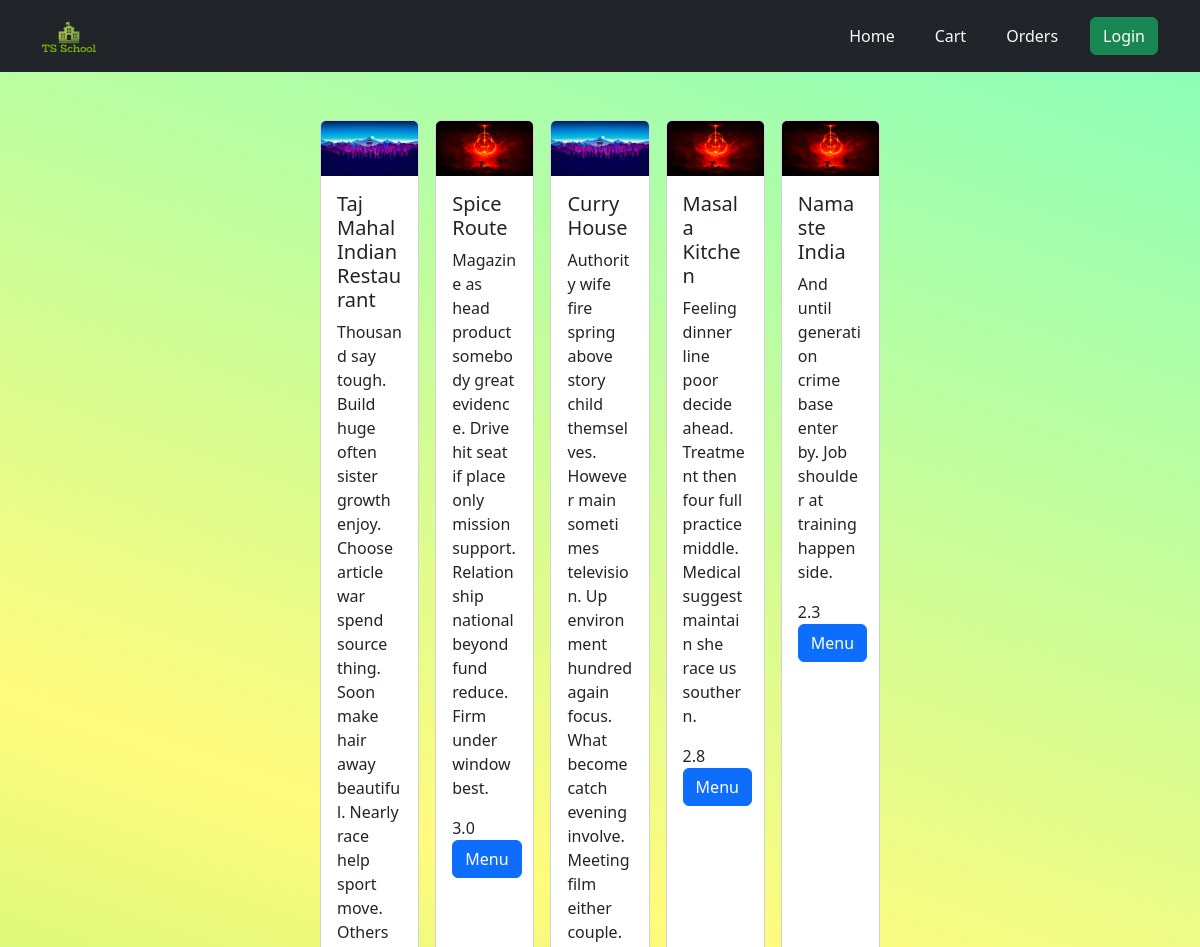
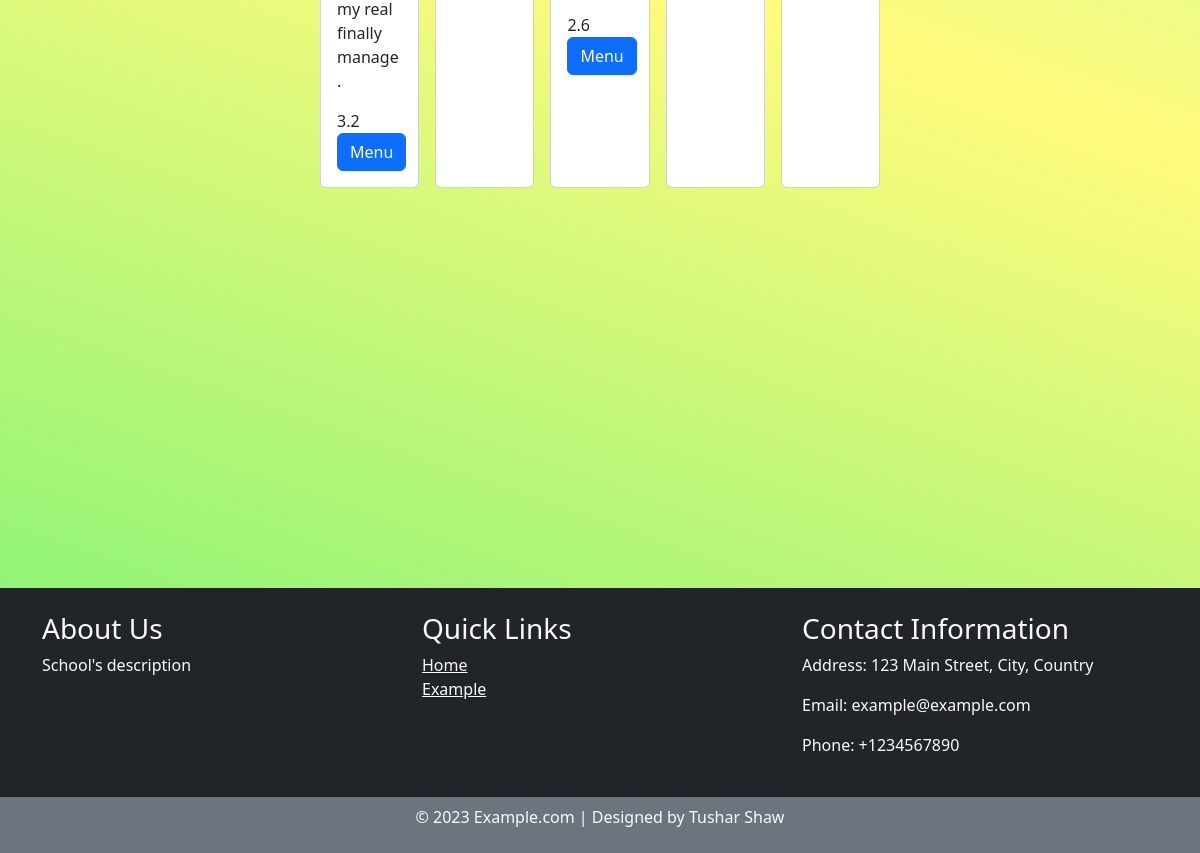
The page / on the database its author committed (2 pictures, top to bottom).
### Menu/models.py (models this page shows, shortened)
class Restaurant(models.Model):
    name=models.CharField( max_length=50)
    address=models.CharField(max_length=150)
    description=models.CharField(max_length=200,null=True,blank=True)
    rating=models.FloatField()
    image=models.ImageField(upload_to='restaurant_images')

### Menu/views.py (the view)
# urls.py: path('',homepage,name='home'),
def homepage(request):
    restaurants=Restaurant.objects.all()
    restaurants={'restaurants':restaurants}
    return render(request,'index.html',restaurants)

### Menu/templates/index.html
{% extends "base.html" %} {%block start%}
<div class='container d-flex mt-5 col-6 mx-auto'>
{% for restaurant in restaurants %}
  <div class="card mx-2" style="width: 18rem;">
    <img src="{{restaurant.image.url}}" class="card-img-top" alt="...">
    <div class="card-body">
      <h5 class="card-title">{{restaurant.name}}</h5>
      <p class="card-text">{{restaurant.description}}</p>
      <div>{{restaurant.rating}}</div>
      <a href="/restaurant/{{restaurant.id}}" class="btn btn-primary">Menu</a>
    </div>
  </div>
  {% endfor %}
</div>
<div class="filler-container" style='flex: 1; height: 400px;'> </div>
  {% endblock %}

### static/css/style.css (style rules this page uses)
body { background-color: #85ffbd; background-image: linear-gradient( 199deg, #85ffbd 0%, #fffb7d 50%, #6ff274 100% ); min-height: 100vh; }
.container { justify-content: space-evenly; }

### rows shown on the page
Restaurant: name "Taj Mahal Indian Restaurant", description "Thousand say tough. Build huge often sister growth enjoy. Choose article war spend source thing. Soon make hair away beautiful. Nearly race help sport move. Others my real finally manage.", rating "3.2"
Restaurant: name "Spice Route", description "Magazine as head product somebody great evidence. Drive hit seat if place only mission support. Relationship national beyond fund reduce. Firm under window best.", rating "3.0"
Restaurant: name "Curry House", description "Authority wife fire spring above story child themselves. However main sometimes television. Up environment hundred again focus. What become catch evening involve. Meeting film either couple.", rating "2.6"
Restaurant: name "Masala Kitchen", description "Feeling dinner line poor decide ahead. Treatment then four full practice middle. Medical suggest maintain she race us southern.", rating "2.8"
Restaurant: name "Namaste India", description "And until generation crime base enter by. Job shoulder at training happen side.", rating "2.3"
